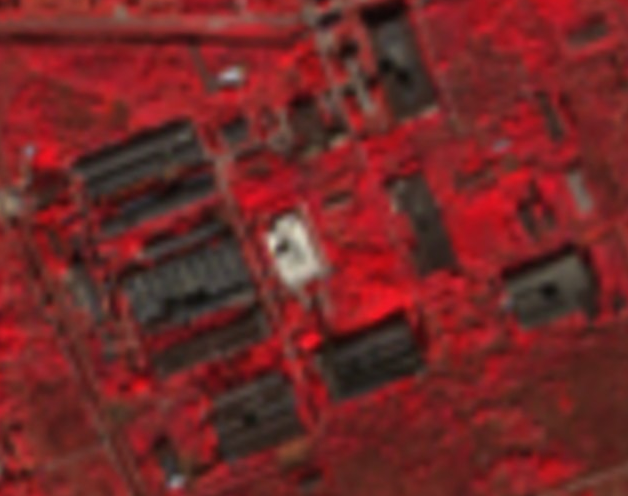
#> input picture Lab3/image.png, 628 x 496 px
$ python Lab3.py
#> lines starting #> are read from the running program, lines starting #| are printed output that depends on the picture; after the words box and inside, x2 and y2 are one past the last pixel; in counts of white or black regions, pixels touching at a corner belong together
#> further down, img_raw is the input picture: shape (496, 628, 3); mean B, G, R 38.4, 39.1, 114.1
import cv2
import numpy as np
import matplotlib.pyplot as plt
import os
from datetime import datetime

def filter_by_hsv(img, ref_hsv=(0, 255, 255), h_tol=20, sv_tol=210):
#> called with ref_hsv = (0, 255, 255), h_tol = 20, sv_tol = 210
    hsv_img = cv2.cvtColor(img, cv2.COLOR_RGB2HSV).astype(np.int16)
    h, s, v = cv2.split(hsv_img)
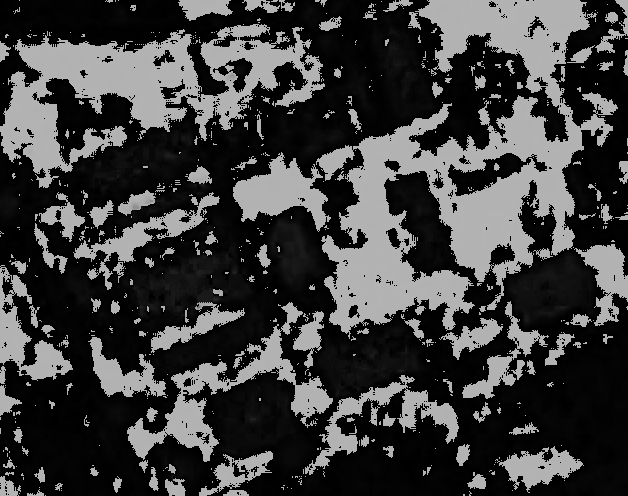
#> h: shape (496, 628) int16; min 0, max 179, mean 62
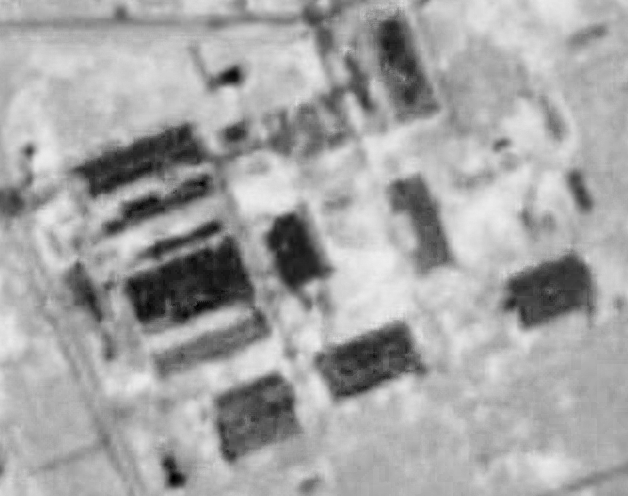
#> s: shape (496, 628) int16; min 0, max 239, mean 164.4
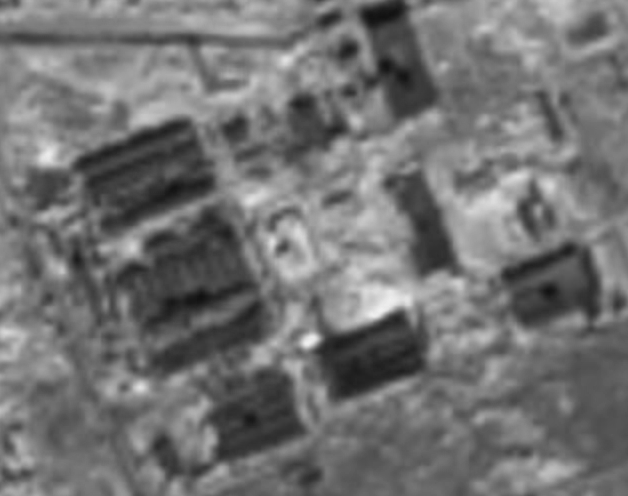
#> v: shape (496, 628) int16; min 16, max 241, mean 114.1
    rh, rs, rv = ref_hsv
    diff_hue = np.minimum(np.abs(h - rh), 180 - np.abs(h - rh))
    dist = np.sqrt((diff_hue/h_tol)**2 + ((s-rs)/sv_tol)**2 + ((v-rv)/sv_tol)**2)
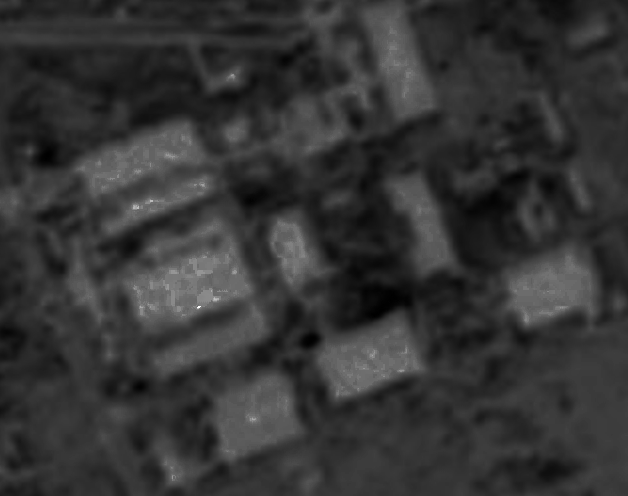
#> dist: shape (496, 628) float64; min 0.165, max 3.37, mean 0.832; drawn with min black and max white
    m = (dist >= 1).astype(np.uint8) * 255
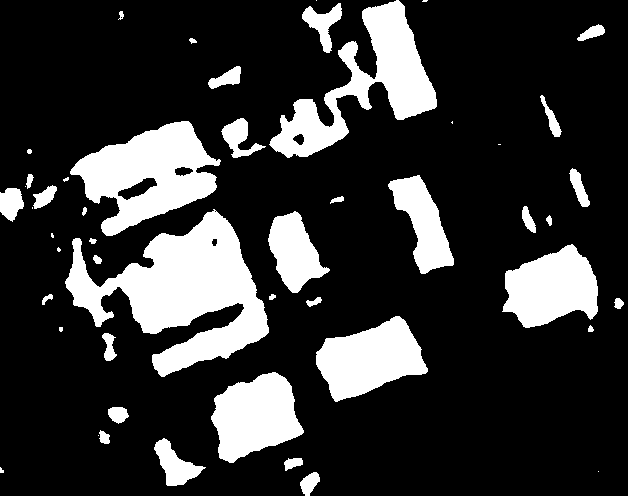
#> m: shape (496, 628); 20.4% white; 50 white regions (13 under 20 px), largest, box (x1, y1, x2, y2) and area: (65, 209, 269, 377) 15563, (70, 121, 221, 236) 9105, (269, 0, 437, 158) 8943
    cleaned = cv2.bitwise_and(img, img, mask=m)
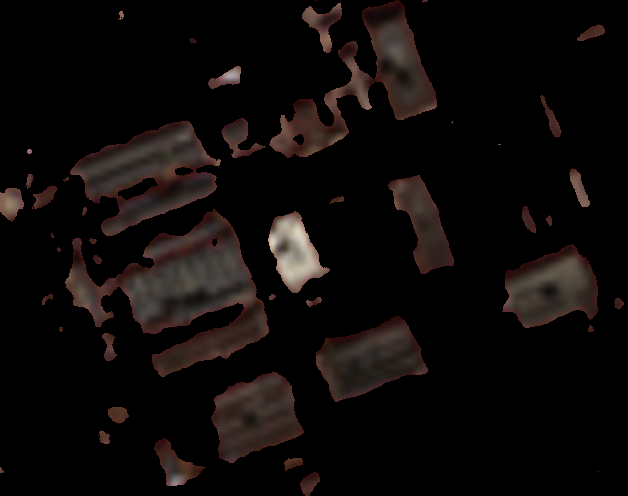
#> cleaned: shape (496, 628, 3); mean R, G, B 14.1, 10.3, 9.2
    plt.figure(figsize=(14, 5))
    plt.subplot(1, 3, 1)
    plt.imshow(img)
    plt.title("Input")
    plt.axis("off")
    plt.subplot(1, 3, 2)
    plt.imshow(m, cmap="gray")
    plt.title("Mask")
    plt.axis("off")
    plt.subplot(1, 3, 3)
    plt.imshow(cleaned)
    plt.title("Filtered")
    plt.axis("off")
    plt.show()
    return cleaned
def segment_kmeans(img, clusters=2):
#> called with clusters = 2
    data = img.reshape((-1, 3)).astype(np.float32)
    criteria = (cv2.TERM_CRITERIA_EPS + cv2.TERM_CRITERIA_MAX_ITER, 30, 1.0)
    _, labels, centers = cv2.kmeans(data, clusters, None, criteria, 15, cv2.KMEANS_PP_CENTERS)
#> centers = [[0.554, 0.296, 0.257], [71.43, 52.88, 47.38]]
    centers = np.uint8(centers)
#> centers = [[0, 0, 0], [71, 52, 47]]
    segmented = centers[labels.flatten()].reshape(img.shape)
    plt.figure(figsize=(12, 5))
    plt.subplot(1, 2, 1)
    plt.imshow(img)
    plt.title("Before segmentation")
    plt.axis("off")
    plt.subplot(1, 2, 2)
    plt.imshow(segmented)
    plt.title(f"K-Means = {clusters}")
    plt.axis("off")
    plt.show()
    return segmented
def detect_regions(img_for_processing, img_for_display, min_size=2, save_folder="results"):
#> called with min_size = 2, save_folder = 'results'
    gray = cv2.cvtColor(img_for_processing, cv2.COLOR_RGB2GRAY)
#> gray: shape (496, 628); values 0 (black) and 57 (white), 19.1% white; 61 white regions (22 under 20 px), largest, box (x1, y1, x2, y2) and area: (65, 209, 269, 377) 14845, (70, 121, 221, 236) 8462, (269, 10, 437, 158) 7776
    _, bin_img = cv2.threshold(gray, 0, 255, cv2.THRESH_BINARY + cv2.THRESH_OTSU)
#> bin_img: shape (496, 628); 19.1% white; 61 white regions (22 under 20 px)
    cnts, _ = cv2.findContours(bin_img, cv2.RETR_EXTERNAL, cv2.CHAIN_APPROX_SIMPLE)
#> cnts = 61 contours, 24 with area under 20; largest, box (x1, y1, x2, y2) and area: (65, 209, 269, 377) 15002, (70, 121, 221, 236) 9378, (269, 10, 437, 158) 7830, (211, 372, 304, 463) 5456, (316, 319, 428, 402) 5156
    valid = [c for c in cnts if cv2.contourArea(c) > min_size]
#> valid = 45 contours, 8 with area under 20; largest, box (x1, y1, x2, y2) and area: (65, 209, 269, 377) 15002, (70, 121, 221, 236) 9378, (269, 10, 437, 158) 7830, (211, 372, 304, 463) 5456, (316, 319, 428, 402) 5156
    result_count = len(valid)
#> result_count = 45
    vis1 = cv2.cvtColor(gray, cv2.COLOR_GRAY2RGB)
    vis2 = img_for_display.copy()
    cv2.drawContours(vis1, valid, -1, (0, 255, 0), 1)
#> vis1: shape (496, 628, 3); mean B, G, R 9.9, 14.2, 9.9
    cv2.drawContours(vis2, valid, -1, (0, 255, 0), 1)
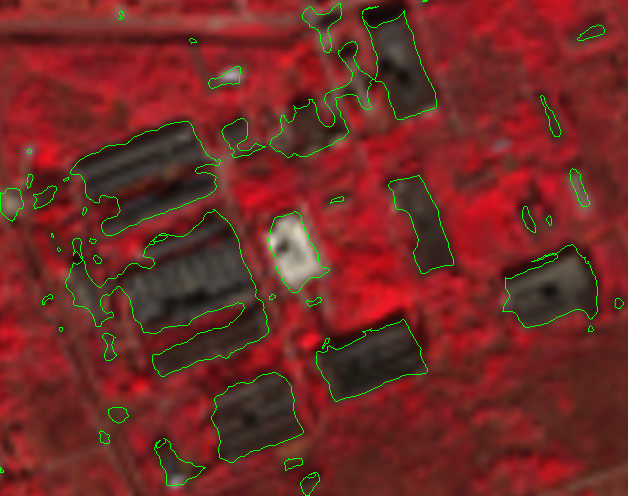
#> vis2: shape (496, 628, 3); mean R, G, B 112.7, 42.6, 37.7
    plt.figure(figsize=(13, 6))
    plt.subplot(1, 2, 1)
    plt.imshow(vis1)
    plt.title(f"Detected: {result_count}")
    plt.axis("off")
    plt.subplot(1, 2, 2)
    plt.imshow(vis2)
    plt.title("Visualization")
    plt.axis("off")
    plt.show()
    os.makedirs(save_folder, exist_ok=True)
    ts = datetime.now().strftime("%Y%m%d_%H%M%S")
    p1 = os.path.join(save_folder, f"proc_{ts}.png")
    p2 = os.path.join(save_folder, f"vis_{ts}.png")
    cv2.imwrite(p1, cv2.cvtColor(vis1, cv2.COLOR_RGB2BGR))
    cv2.imwrite(p2, cv2.cvtColor(vis2, cv2.COLOR_RGB2BGR))
    return result_count, vis1, vis2

image_path = "image.png"
img_raw = cv2.imread(image_path)
img_rgb = cv2.cvtColor(img_raw, cv2.COLOR_BGR2RGB)
step1 = filter_by_hsv(img_rgb, sv_tol=210)
step2 = segment_kmeans(step1, clusters=2)
count_buildings, view1, view2 = detect_regions(step2, img_rgb)
#> count_buildings = 45

print("Detected structures:", count_buildings)
#| Detected structures: 45
